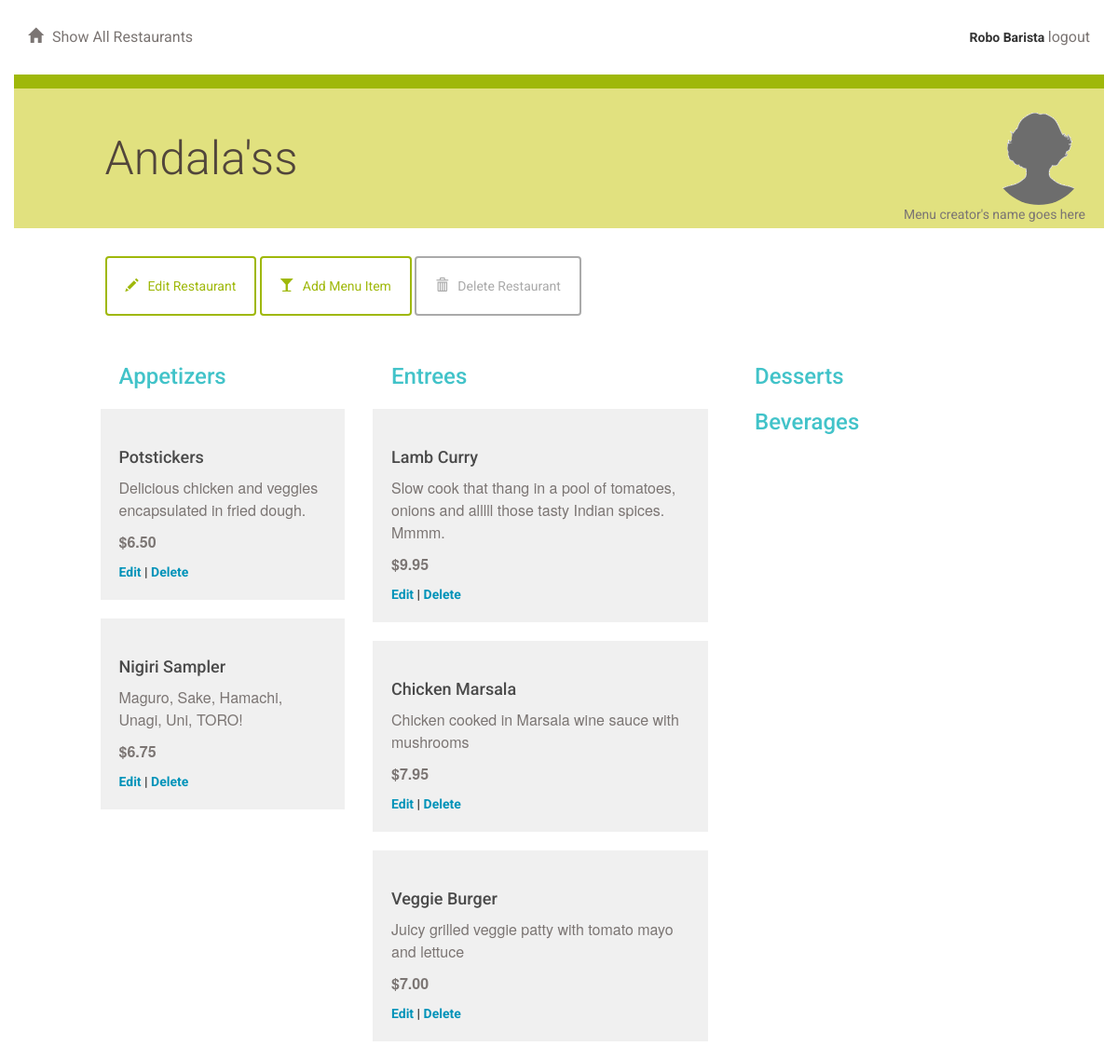
Screenshot of /restaurant/6/menu/ (signed in) with the database file from the repository.
### database_setup.py (models this page shows, shortened)
class User(Base):
    __tablename__ = 'user'
    id = Column(Integer, primary_key=True)
    name = Column(String(250), nullable=False)
    email = Column(String(250), nullable=False)
    picture = Column(String(250))
    password=Column(String(250))

class Restaurant(Base):
    __tablename__ = 'restaurant'
    id = Column(Integer, primary_key=True)
    name = Column(String(250), nullable=False)
    user_id = Column(Integer, ForeignKey('user.id'))
    user = relationship(User)

class MenuItem(Base):
    __tablename__ = 'menu_item'
    name = Column(String(80), nullable=False)
    id = Column(Integer, primary_key=True)
    description = Column(String(250))
    price = Column(String(8))
    course = Column(String(250))
    restaurant_id = Column(Integer, ForeignKey('restaurant.id'))
    restaurant = relationship(Restaurant,backref=backref('menu_item', cascade='all,delete'))
    user_id = Column(Integer, ForeignKey('user.id'))
    user = relationship(User)

### __init__.py (the view)
@app.route('/restaurant/<int:restaurant_id>/')
@app.route('/restaurant/<int:restaurant_id>/menu/')
def showMenu(restaurant_id):
    restaurant = session.query(Restaurant).filter_by(id=restaurant_id).one()
    creator = getUserInfo(restaurant.user_id)
    items = session.query(MenuItem).filter_by(
        restaurant_id=restaurant_id).all()
    if 'username' not in login_session \
            or creator.id != login_session['user_id']:
        if 'username' in login_session:
            return render_template('publicmenu.html',
                                   items=items, restaurant=restaurant,
                                   creator=creator,
                                   username=login_session['username'])
        else:
            return render_template('publicmenu.html',
                                   items=items,
                                   restaurant=restaurant,
                                   creator=creator)
    else:
        return render_template('menu.html', items=items, restaurant=restaurant,
                               creator=creator,
                               username=login_session['username'])

### __init__.py (called while the page is built)
def getUserInfo(user_id):
    user = session.query(User).filter_by(id=user_id).one()
    return user

### templates/menu.html (shortened to what this page needs)
{% extends "main.html" %}
{% block content %}
{% include "header.html" %}
	<div class="row divider green">
		<div class="col-md-12"></div>
	</div>
	<div class="row banner menu">
		<div class="col-md-11 col-md-offset-1 padding-none">
			<h1>{{ restaurant.name }}
			<figure class="creator">
				<img src="{{ url_for('static', filename='blank_user.gif') }}">
				<figcaption>Menu creator's name goes here</figcaption>
			</figure>
			</h1>
		</div>
	</div>
	<div class="row padding-top padding-bottom">
		<div class="col-md-1"></div>
		<div class="col-md-11 padding-none">
			<a href="{{url_for('editRestaurant', restaurant_id = restaurant.id )}}">
				<button class="btn btn-default" id="new-menu-item">
					<span class="glyphicon glyphicon-pencil" aria-hidden="true"></span>Edit Restaurant
				</button>
			</a>
			<a href="{{url_for('newMenuItem', restaurant_id = restaurant.id )}}">
				<button class="btn btn-default" id="new-menu-item">
					<span class="glyphicon glyphicon-glass" aria-hidden="true"></span>Add Menu Item
				</button>
			</a>
						<a href="{{url_for('deleteRestaurant', restaurant_id = restaurant.id )}}">
				<button class="btn btn-default delete" id="delete-restaurant">
					<span class="glyphicon glyphicon-trash" aria-hidden="true"></span>Delete Restaurant
				</button>
			</a>
		</div>
		<div class="col-md-7"></div>
	</div>
	{% if items !=[] %}
		<div class="row">
			<div class="col-md-1"></div>
			<div class="col-md-3">
				<h2>Appetizers</h2>
					{% for i in items %}
						{% if i.course == 'Appetizer' %}
							<div class="menu-item">
								<h3>{{i.name}}</h3>
								<p>{{i.description}}</p>
								<p class="menu-price">{{i.price}}</p>
								<a href='{{url_for('editMenuItem', restaurant_id = restaurant.id, menu_id=i.id ) }}'>Edit</a> |
								<a href='{{url_for('deleteMenuItem', restaurant_id = restaurant.id, menu_id=i.id ) }}'>Delete</a>
							</div>
						{% endif %}
					{% endfor %}
			</div>
			<div class="col-md-4">
				<h2>Entrees</h2>
					{% for i in items %}
						{% if i.course == 'Entree' %}
						<div class="menu-item">
							<h3>{{i.name}}</h3>
							<p>{{i.description}}</p>
							<p class="menu-price">{{i.price}}</p>
							<a href='{{url_for('editMenuItem', restaurant_id = restaurant.id, menu_id=i.id ) }}'>Edit</a> |
							<a href='{{url_for('deleteMenuItem', restaurant_id = restaurant.id, menu_id=i.id ) }}'>Delete</a>
						</div>
						{% endif %}
					{% endfor %}
			</div>
			<div class="col-md-3">
				<h2>Desserts</h2>
				<h2>Beverages</h2>
			</div>
			<div class="col-md-1"></div>
		</div>
	{% endif %}
{% endblock %}

### templates/header.html (shortened to what this page needs)
<div class="row top-menu">
    <div class="col-md-6">
        <a href="{{ url_for('showRestaurants') }}">
            <span class="glyphicon glyphicon-home" aria-hidden="true"></span>Show All Restaurants
        </a>
    </div>
    <div class="col-md-6 text-right">
{{ username }}
        {% if username is  defined %}
            <a href="{{ url_for('logout') }}">logout</a>
        {% endif %}
    </div>
</div>

### static/styles.css (style rules this page uses)
* { font-family: "Helvetica Neue Bold", Roboto, Helvetica, Arial, sans-serif; font-weight: 700; }
h1 { font-family: "Helvetica Neue Light", Roboto, Helvetica, Arial, sans-serif; font-size: 50px; color: #51453B; line-height: 60px; font-weight: 300; }
h2 { font-size: 24px; color: #42C3C9; line-height: 29px; }
h3 { font-size: 18px; color: #4A4A4A; line-height: 23px; }
p { font-family: "Helvetica Neue", Roboto, Helvetica, Arial, sans-serif; font-size: 16px; color: #7B7573; line-height: 24px; font-weight: 400; }
a { font-size: 14px; color: #0093B9; line-height: 17px; }
.padding-top { padding-top: 30px; }
.padding-bottom { padding-bottom: 30px; }
.padding-none { padding: 0; }
.btn { padding: 20px; margin: 0; border-color: #9FB80A; border-width: 2px; color: #9FB80A;; }
.btn.delete { border-color: #aaaaaa; color: #aaaaaa; }
.glyphicon { margin-right: 10px; }
.top-menu { padding-top: 30px; padding-bottom: 30px; }
.top-menu a { margin-bottom: 0; line-height: 16px; font-size: 16px; color: #7B7573; font-weight: 400; }
.divider { height: 15px; }
.divider.green { background-color: #9FB80A; }
.banner.menu { height: 150px; background-color: #E1E17F; }
.banner h1 { margin: 45px 0; }
.menu-item { background: #F0F0F0; padding: 20px; margin: 20px; margin-left: -20px; }
.menu-price { font-weight: 700; }
.creator { padding-right: 20px; margin-top: -20px; text-align: right; float:right; }
.creator img { width: 100px; border-radius: 50%; }
.creator figcaption { font-size: 14px; color: #7B7573; font-weight: 400; margin-top: -20px; }

### rows the page displays
User: name "Robo Barista"
Restaurant: name "Andala'ss"
MenuItem: name "Potstickers", description "Delicious chicken and veggies encapsulated in fried dough.", price "$6.50"
MenuItem: name "Nigiri Sampler", description "Maguro, Sake, Hamachi, Unagi, Uni, TORO!", price "$6.75"
MenuItem: name "Lamb Curry", description "Slow cook that thang in a pool of tomatoes, onions and alllll those tasty Indian spices. Mmmm.", price "$9.95"
MenuItem: name "Chicken Marsala", description "Chicken cooked in Marsala wine sauce with mushrooms", price "$7.95"
MenuItem: name "Veggie Burger", description "Juicy grilled veggie patty with tomato mayo and lettuce", price "$7.00"
